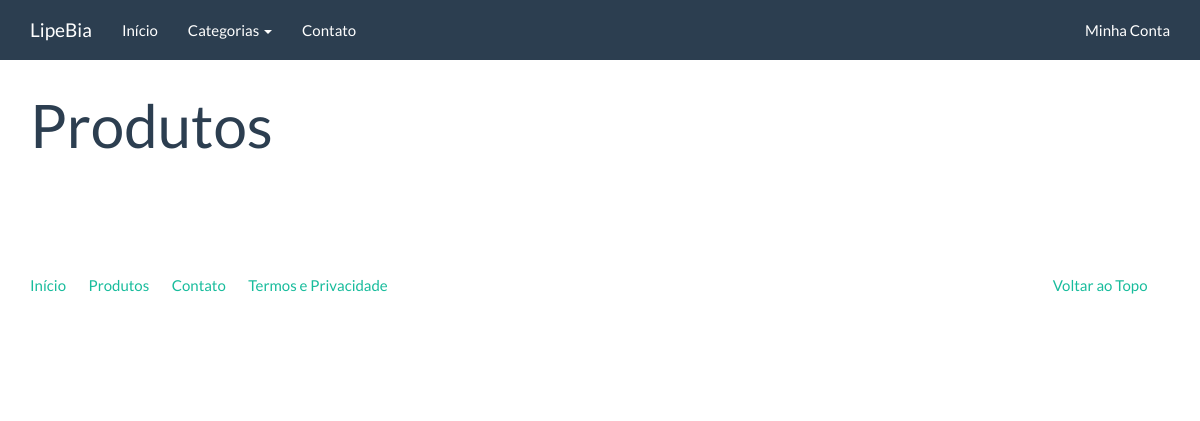
The page /produtos/ on the database as committed earlier.
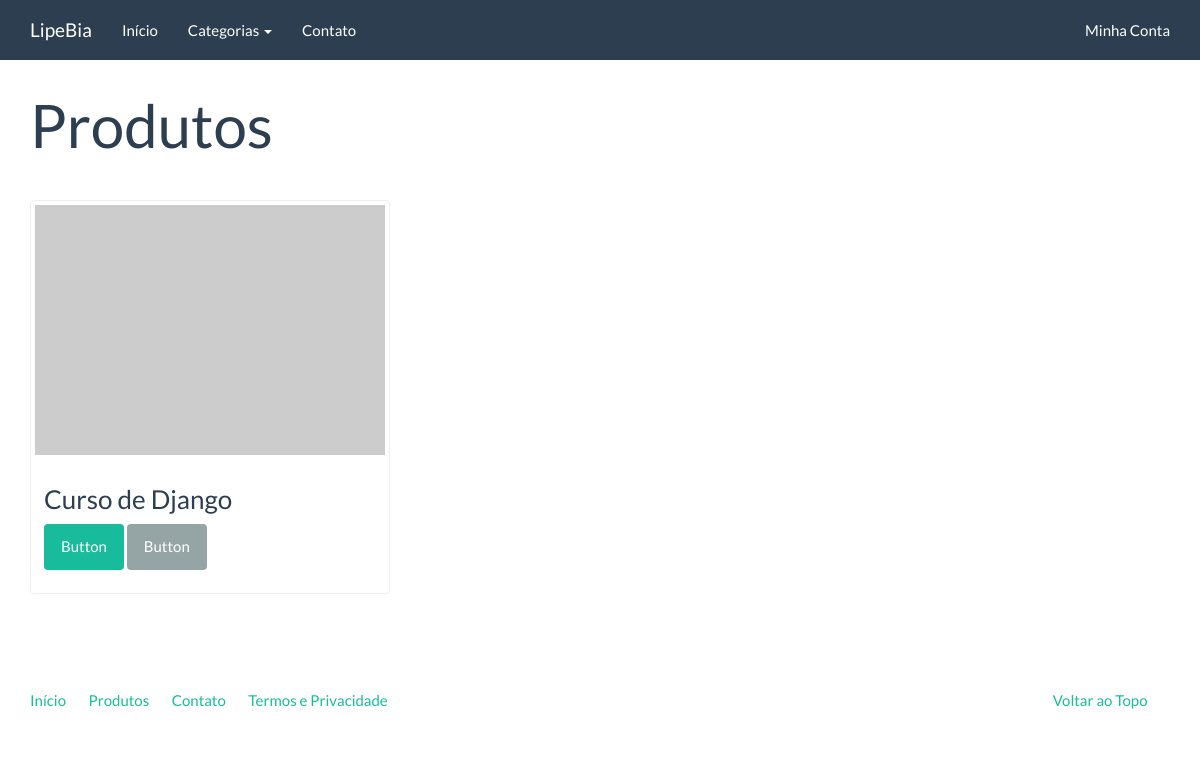
The same page on the database as committed later.
### catalog/models.py (models this page shows)
class Product(models.Model):
    name = models.CharField('Nome', max_length=100)
    slug = models.SlugField('Identificador', max_length=100)
    category = models.ForeignKey('catalog.Category', verbose_name='Categoria')
    description = models.TextField('Descrição', blank=True)
    price = models.DecimalField('Preço', decimal_places=2, max_digits=8)
    created = models.DateTimeField('Criado em', auto_now_add=True)
    modified = models.DateTimeField('Modificado em', auto_now=True)
    class Meta:
        verbose_name = 'Produto'
        verbose_name_plural = 'Produtos'
        ordering = ['name']
    def __str__(self):
        return self.name

### catalog/views.py (the view)
def product_list(request):
    context = {
        'product_list': Product.objects.all()
    }
    return render(request, 'catalog/product_list.html', context)

### catalog/context_processors.py (called while the page is built)
def categories(request):
    return {
        'categories': Category.objects.all()
    }

### catalog/models.py (called while the page is built)
    def __str__(self):
        return self.name

### catalog/templates/catalog/product_list.html (shortened to what this page needs)
{% extends "base.html" %}
{% block container %}
<div class="page-header">
    <h1>Produtos</h1>
</div>
<div class="row">
    {% for product in product_list %}
    <div class="col-sm-6 col-md-4">
        <div class="thumbnail">
            <a href="#">
                <img src="http://placehold.it/350x250" alt="" />
            </a>
            <div class="caption">
                <h3>{{ product }}</h3>
                <p><a href="#" class="btn btn-success" role="button">Button</a> <a href="#" class="btn btn-default" role="button">Button</a></p>
            </div>
        </div>
    </div>
    {% endfor %}
</div>
{% endblock %}

Rows that differ between the two databases and show on the page:
added Product: name "Curso de Django"
